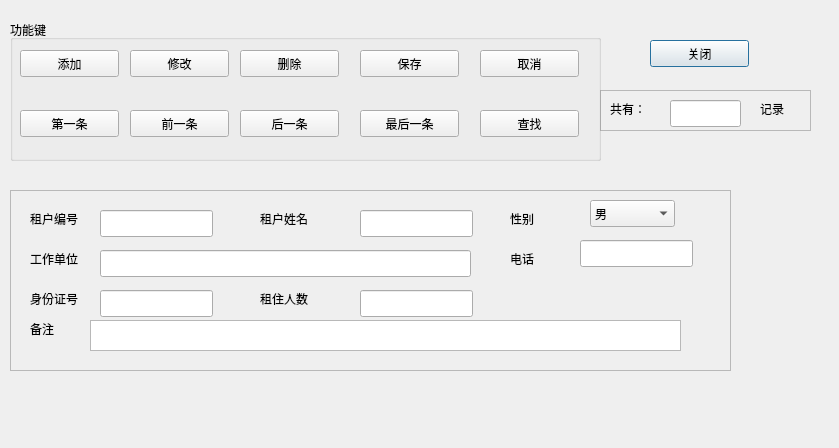
<?xml version="1.0" encoding="UTF-8"?>
<ui version="4.0">
 <class>lesseedata</class>
 <widget class="QDialog" name="lesseedata">
  <property name="geometry">
   <rect>
    <x>0</x>
    <y>0</y>
    <width>839</width>
    <height>448</height>
   </rect>
  </property>
  <property name="windowTitle">
   <string>租户管理</string>
  </property>
  <widget class="QPushButton" name="pushButton_Close">
   <property name="geometry">
    <rect>
     <x>650</x>
     <y>40</y>
     <width>99</width>
     <height>27</height>
    </rect>
   </property>
   <property name="text">
    <string>关闭</string>
   </property>
  </widget>
  <widget class="QFrame" name="frame">
   <property name="geometry">
    <rect>
     <x>600</x>
     <y>90</y>
     <width>211</width>
     <height>41</height>
    </rect>
   </property>
   <property name="frameShape">
    <enum>QFrame::StyledPanel</enum>
   </property>
   <property name="frameShadow">
    <enum>QFrame::Raised</enum>
   </property>
   <widget class="QLabel" name="label">
    <property name="geometry">
     <rect>
      <x>10</x>
      <y>10</y>
      <width>67</width>
      <height>17</height>
     </rect>
    </property>
    <property name="text">
     <string>共有：</string>
    </property>
   </widget>
   <widget class="QLineEdit" name="lineEdit">
    <property name="geometry">
     <rect>
      <x>70</x>
      <y>10</y>
      <width>71</width>
      <height>27</height>
     </rect>
    </property>
   </widget>
   <widget class="QLabel" name="label_2">
    <property name="geometry">
     <rect>
      <x>160</x>
      <y>10</y>
      <width>67</width>
      <height>17</height>
     </rect>
    </property>
    <property name="text">
     <string>记录</string>
    </property>
   </widget>
  </widget>
  <widget class="QGroupBox" name="groupBox">
   <property name="geometry">
    <rect>
     <x>10</x>
     <y>20</y>
     <width>591</width>
     <height>141</height>
    </rect>
   </property>
   <property name="title">
    <string>功能键</string>
   </property>
   <widget class="QPushButton" name="btnAdd">
    <property name="geometry">
     <rect>
      <x>10</x>
      <y>30</y>
      <width>99</width>
      <height>27</height>
     </rect>
    </property>
    <property name="text">
     <string>添加</string>
    </property>
   </widget>
   <widget class="QPushButton" name="btnChange">
    <property name="geometry">
     <rect>
      <x>120</x>
      <y>30</y>
      <width>99</width>
      <height>27</height>
     </rect>
    </property>
    <property name="text">
     <string>修改</string>
    </property>
   </widget>
   <widget class="QPushButton" name="btnDelte">
    <property name="geometry">
     <rect>
      <x>230</x>
      <y>30</y>
      <width>99</width>
      <height>27</height>
     </rect>
    </property>
    <property name="text">
     <string>删除</string>
    </property>
   </widget>
   <widget class="QPushButton" name="btnSave">
    <property name="geometry">
     <rect>
      <x>350</x>
      <y>30</y>
      <width>99</width>
      <height>27</height>
     </rect>
    </property>
    <property name="text">
     <string>保存</string>
    </property>
   </widget>
   <widget class="QPushButton" name="btnCanel">
    <property name="geometry">
     <rect>
      <x>470</x>
      <y>30</y>
      <width>99</width>
      <height>27</height>
     </rect>
    </property>
    <property name="text">
     <string>取消</string>
    </property>
   </widget>
   <widget class="QPushButton" name="btnFirst">
    <property name="geometry">
     <rect>
      <x>10</x>
      <y>90</y>
      <width>99</width>
      <height>27</height>
     </rect>
    </property>
    <property name="text">
     <string>第一条</string>
    </property>
   </widget>
   <widget class="QPushButton" name="btnBefore">
    <property name="geometry">
     <rect>
      <x>120</x>
      <y>90</y>
      <width>99</width>
      <height>27</height>
     </rect>
    </property>
    <property name="text">
     <string>前一条</string>
    </property>
   </widget>
   <widget class="QPushButton" name="btnLate">
    <property name="geometry">
     <rect>
      <x>230</x>
      <y>90</y>
      <width>99</width>
      <height>27</height>
     </rect>
    </property>
    <property name="text">
     <string>后一条</string>
    </property>
   </widget>
   <widget class="QPushButton" name="btnLast">
    <property name="geometry">
     <rect>
      <x>350</x>
      <y>90</y>
      <width>99</width>
      <height>27</height>
     </rect>
    </property>
    <property name="text">
     <string>最后一条</string>
    </property>
   </widget>
   <widget class="QPushButton" name="btnCheck">
    <property name="geometry">
     <rect>
      <x>470</x>
      <y>90</y>
      <width>99</width>
      <height>27</height>
     </rect>
    </property>
    <property name="text">
     <string>查找</string>
    </property>
   </widget>
  </widget>
  <widget class="QFrame" name="frame_2">
   <property name="geometry">
    <rect>
     <x>10</x>
     <y>190</y>
     <width>721</width>
     <height>181</height>
    </rect>
   </property>
   <property name="frameShape">
    <enum>QFrame::StyledPanel</enum>
   </property>
   <property name="frameShadow">
    <enum>QFrame::Raised</enum>
   </property>
   <widget class="QLabel" name="label_3">
    <property name="geometry">
     <rect>
      <x>20</x>
      <y>20</y>
      <width>67</width>
      <height>17</height>
     </rect>
    </property>
    <property name="text">
     <string>租户编号</string>
    </property>
   </widget>
   <widget class="QLabel" name="label_4">
    <property name="geometry">
     <rect>
      <x>20</x>
      <y>60</y>
      <width>67</width>
      <height>17</height>
     </rect>
    </property>
    <property name="text">
     <string>工作单位</string>
    </property>
   </widget>
   <widget class="QLabel" name="label_5">
    <property name="geometry">
     <rect>
      <x>20</x>
      <y>100</y>
      <width>67</width>
      <height>17</height>
     </rect>
    </property>
    <property name="text">
     <string>身份证号</string>
    </property>
   </widget>
   <widget class="QLabel" name="label_6">
    <property name="geometry">
     <rect>
      <x>20</x>
      <y>130</y>
      <width>67</width>
      <height>17</height>
     </rect>
    </property>
    <property name="text">
     <string>备注</string>
    </property>
   </widget>
   <widget class="QLineEdit" name="lineEdit_Num">
    <property name="geometry">
     <rect>
      <x>90</x>
      <y>20</y>
      <width>113</width>
      <height>27</height>
     </rect>
    </property>
   </widget>
   <widget class="QLineEdit" name="lineEdit_WorkPlace">
    <property name="geometry">
     <rect>
      <x>90</x>
      <y>60</y>
      <width>371</width>
      <height>27</height>
     </rect>
    </property>
   </widget>
   <widget class="QLineEdit" name="lineEdit_IdCardNo">
    <property name="geometry">
     <rect>
      <x>90</x>
      <y>100</y>
      <width>113</width>
      <height>27</height>
     </rect>
    </property>
   </widget>
   <widget class="QLabel" name="label_7">
    <property name="geometry">
     <rect>
      <x>250</x>
      <y>20</y>
      <width>67</width>
      <height>17</height>
     </rect>
    </property>
    <property name="text">
     <string>租户姓名</string>
    </property>
   </widget>
   <widget class="QLineEdit" name="lineEdit_Name">
    <property name="geometry">
     <rect>
      <x>350</x>
      <y>20</y>
      <width>113</width>
      <height>27</height>
     </rect>
    </property>
   </widget>
   <widget class="QLabel" name="label_8">
    <property name="geometry">
     <rect>
      <x>250</x>
      <y>100</y>
      <width>67</width>
      <height>17</height>
     </rect>
    </property>
    <property name="text">
     <string>租住人数</string>
    </property>
   </widget>
   <widget class="QLineEdit" name="lineEdit_ManNum">
    <property name="geometry">
     <rect>
      <x>350</x>
      <y>100</y>
      <width>113</width>
      <height>27</height>
     </rect>
    </property>
   </widget>
   <widget class="QLabel" name="label_9">
    <property name="geometry">
     <rect>
      <x>500</x>
      <y>20</y>
      <width>67</width>
      <height>17</height>
     </rect>
    </property>
    <property name="text">
     <string>性别</string>
    </property>
   </widget>
   <widget class="QLabel" name="label_10">
    <property name="geometry">
     <rect>
      <x>500</x>
      <y>60</y>
      <width>67</width>
      <height>17</height>
     </rect>
    </property>
    <property name="text">
     <string>电话</string>
    </property>
   </widget>
   <widget class="QLineEdit" name="lineEdit_TeL">
    <property name="geometry">
     <rect>
      <x>570</x>
      <y>50</y>
      <width>113</width>
      <height>27</height>
     </rect>
    </property>
   </widget>
   <widget class="QComboBox" name="comboBoxGender">
    <property name="geometry">
     <rect>
      <x>580</x>
      <y>10</y>
      <width>85</width>
      <height>27</height>
     </rect>
    </property>
    <item>
     <property name="text">
      <string>男</string>
     </property>
    </item>
    <item>
     <property name="text">
      <string>女</string>
     </property>
    </item>
   </widget>
   <widget class="QTextEdit" name="textEdit">
    <property name="geometry">
     <rect>
      <x>80</x>
      <y>130</y>
      <width>591</width>
      <height>31</height>
     </rect>
    </property>
   </widget>
  </widget>
 </widget>
 <resources/>
 <connections>
  <connection>
   <sender>pushButton_Close</sender>
   <signal>clicked()</signal>
   <receiver>lesseedata</receiver>
   <slot>close()</slot>
   <hints>
    <hint type="sourcelabel">
     <x>706</x>
     <y>57</y>
    </hint>
    <hint type="destinationlabel">
     <x>630</x>
     <y>23</y>
    </hint>
   </hints>
  </connection>
 </connections>
</ui>
